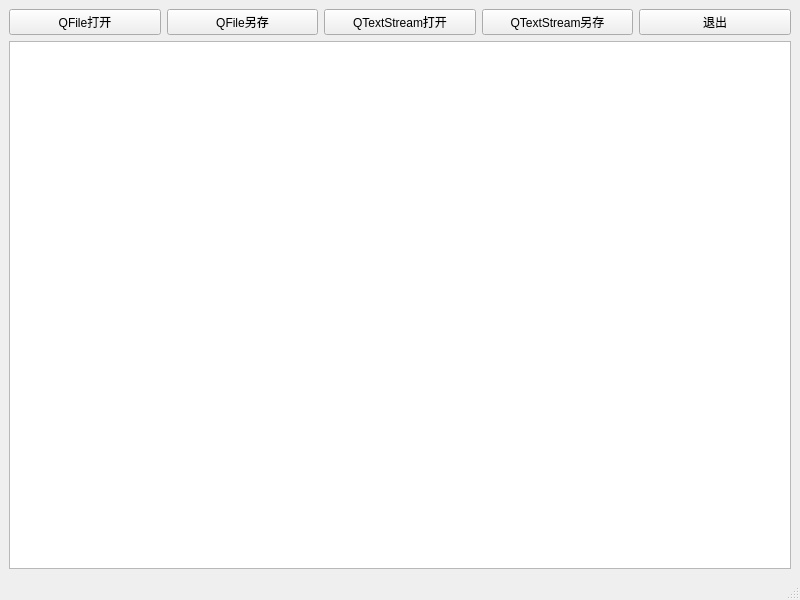
<?xml version="1.0" encoding="UTF-8"?>
<ui version="4.0">
 <class>MainWindow</class>
 <widget class="QMainWindow" name="MainWindow">
  <property name="geometry">
   <rect>
    <x>0</x>
    <y>0</y>
    <width>800</width>
    <height>600</height>
   </rect>
  </property>
  <property name="windowTitle">
   <string>MainWindow</string>
  </property>
  <widget class="QWidget" name="centralwidget">
   <layout class="QGridLayout" name="gridLayout">
    <item row="0" column="1">
     <widget class="QPushButton" name="QFile_save">
      <property name="text">
       <string>QFile另存</string>
      </property>
     </widget>
    </item>
    <item row="0" column="4">
     <widget class="QPushButton" name="quit">
      <property name="text">
       <string>退出</string>
      </property>
     </widget>
    </item>
    <item row="0" column="0">
     <widget class="QPushButton" name="QFile_open">
      <property name="text">
       <string>QFile打开</string>
      </property>
     </widget>
    </item>
    <item row="1" column="0" colspan="5">
     <widget class="QPlainTextEdit" name="plainTextEdit"/>
    </item>
    <item row="0" column="2">
     <widget class="QPushButton" name="QTextStream_open">
      <property name="text">
       <string>QTextStream打开</string>
      </property>
     </widget>
    </item>
    <item row="0" column="3">
     <widget class="QPushButton" name="QTextStream_save">
      <property name="text">
       <string>QTextStream另存</string>
      </property>
     </widget>
    </item>
   </layout>
  </widget>
  <widget class="QStatusBar" name="statusbar"/>
 </widget>
 <resources/>
 <connections/>
</ui>
